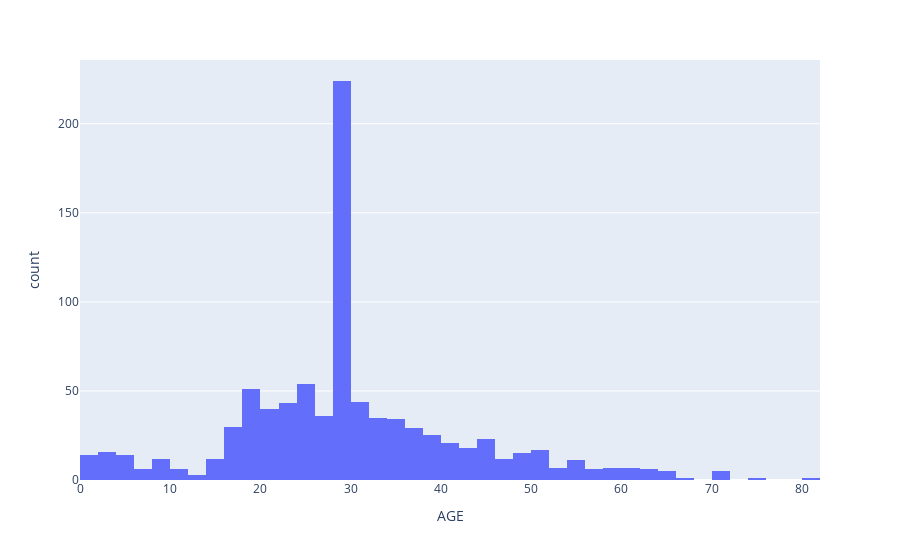

Notebook source saved alongside this figure:
### Code cell
fig=px.histogram(x=data['Age'],labels={'x':'AGE'})
fig.show()

### Figure 1 — Plotly figure (JSON) as saved in the notebook; plotly's stock layout.template omitted (floating-point values rounded to 4 significant figures; data arrays with more than 128 entries replaced by an {"elided": "..."} marker saying what was removed)
{"data": [{"alignmentgroup": "True", "bingroup": "x", "hovertemplate": "AGE=%{x}<br>count=%{y}<extra></extra>", "legendgroup": "", "marker": {"color": "#636efa", "pattern": {"shape": ""}}, "name": "", "offsetgroup": "", "orientation": "v", "showlegend": false, "type": "histogram", "x": {"elided": "891 float values"}, "xaxis": "x", "yaxis": "y"}], "layout": {"autosize": true, "barmode": "relative", "legend": {"tracegroupgap": 0}, "margin": {"t": 60}, "xaxis": {"anchor": "y", "autorange": true, "domain": [0, 1], "range": [0, 82], "title": {"text": "AGE"}, "type": "linear"}, "yaxis": {"anchor": "x", "autorange": true, "domain": [0, 1], "range": [0, 235.8], "title": {"text": "count"}}}}
